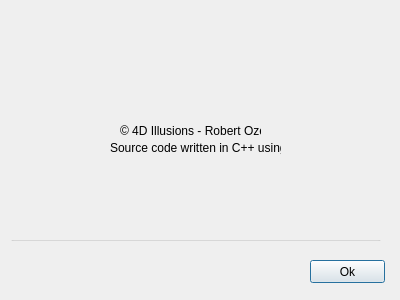
<?xml version="1.0" encoding="UTF-8"?>
<ui version="4.0">
 <class>AboutView</class>
 <widget class="QDialog" name="AboutView">
  <property name="geometry">
   <rect>
    <x>0</x>
    <y>0</y>
    <width>400</width>
    <height>300</height>
   </rect>
  </property>
  <property name="minimumSize">
   <size>
    <width>400</width>
    <height>300</height>
   </size>
  </property>
  <property name="maximumSize">
   <size>
    <width>400</width>
    <height>300</height>
   </size>
  </property>
  <property name="windowTitle">
   <string>About</string>
  </property>
  <property name="modal">
   <bool>true</bool>
  </property>
  <widget class="QPushButton" name="OkButton">
   <property name="geometry">
    <rect>
     <x>310</x>
     <y>260</y>
     <width>75</width>
     <height>23</height>
    </rect>
   </property>
   <property name="text">
    <string>Ok</string>
   </property>
  </widget>
  <widget class="QGroupBox" name="groupBox">
   <property name="geometry">
    <rect>
     <x>10</x>
     <y>240</y>
     <width>371</width>
     <height>1</height>
    </rect>
   </property>
   <property name="title">
    <string/>
   </property>
  </widget>
  <widget class="QLabel" name="Copyright">
   <property name="geometry">
    <rect>
     <x>120</x>
     <y>120</y>
     <width>141</width>
     <height>21</height>
    </rect>
   </property>
   <property name="text">
    <string>© 4D Illusions - Robert Oze</string>
   </property>
  </widget>
  <widget class="QLabel" name="WrittenIn">
   <property name="geometry">
    <rect>
     <x>110</x>
     <y>140</y>
     <width>171</width>
     <height>16</height>
    </rect>
   </property>
   <property name="text">
    <string>Source code written in C++ using:</string>
   </property>
  </widget>
  <widget class="QLabel" name="Logo">
   <property name="geometry">
    <rect>
     <x>140</x>
     <y>20</y>
     <width>100</width>
     <height>100</height>
    </rect>
   </property>
   <property name="text">
    <string/>
   </property>
   <property name="pixmap">
    <pixmap>Resources/syncMedium.png</pixmap>
   </property>
  </widget>
  <widget class="QLabel" name="QtLogo">
   <property name="geometry">
    <rect>
     <x>120</x>
     <y>160</y>
     <width>64</width>
     <height>54</height>
    </rect>
   </property>
   <property name="text">
    <string/>
   </property>
   <property name="pixmap">
    <pixmap>Resources/qt.png</pixmap>
   </property>
  </widget>
  <widget class="QLabel" name="GithubLogo">
   <property name="geometry">
    <rect>
     <x>200</x>
     <y>160</y>
     <width>54</width>
     <height>54</height>
    </rect>
   </property>
   <property name="text">
    <string/>
   </property>
   <property name="pixmap">
    <pixmap>Resources/github.png</pixmap>
   </property>
  </widget>
 </widget>
 <resources/>
 <connections>
  <connection>
   <sender>OkButton</sender>
   <signal>clicked()</signal>
   <receiver>AboutView</receiver>
   <slot>close()</slot>
   <hints>
    <hint type="sourcelabel">
     <x>358</x>
     <y>270</y>
    </hint>
    <hint type="destinationlabel">
     <x>214</x>
     <y>260</y>
    </hint>
   </hints>
  </connection>
 </connections>
</ui>
